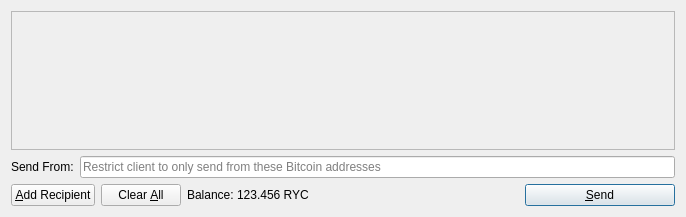
<?xml version="1.0" encoding="UTF-8"?>
<ui version="4.0">
 <class>SendCoinsDialog</class>
 <widget class="QDialog" name="SendCoinsDialog">
  <property name="geometry">
   <rect>
    <x>0</x>
    <y>0</y>
    <width>686</width>
    <height>217</height>
   </rect>
  </property>
  <property name="windowTitle">
   <string>Send Coins</string>
  </property>
  <layout class="QVBoxLayout" name="verticalLayout">
   <item>
    <widget class="QScrollArea" name="scrollArea">
     <property name="widgetResizable">
      <bool>true</bool>
     </property>
     <widget class="QWidget" name="scrollAreaWidgetContents">
      <property name="geometry">
       <rect>
        <x>0</x>
        <y>0</y>
        <width>666</width>
        <height>122</height>
       </rect>
      </property>
      <layout class="QVBoxLayout" name="verticalLayout_2">
       <property name="margin">
        <number>0</number>
       </property>
       <item>
        <layout class="QVBoxLayout" name="entries">
         <property name="spacing">
          <number>6</number>
         </property>
        </layout>
       </item>
       <item>
        <spacer name="verticalSpacer">
         <property name="orientation">
          <enum>Qt::Vertical</enum>
         </property>
         <property name="sizeHint" stdset="0">
          <size>
           <width>20</width>
           <height>40</height>
          </size>
         </property>
        </spacer>
       </item>
      </layout>
     </widget>
    </widget>
   </item>
   <item>
    <layout class="QHBoxLayout" name="sendFromLayout">
     <property name="topMargin">
      <number>0</number>
     </property>
     <item>
      <widget class="QLabel" name="labelSendFrom">
       <property name="text">
        <string>Send From:</string>
       </property>
      </widget>
     </item>
     <item>
      <widget class="QLineEdit" name="sendFrom">
       <property name="inputMask">
        <string/>
       </property>
       <property name="text">
        <string/>
       </property>
       <property name="placeholderText">
        <string>Restrict client to only send from these Bitcoin addresses</string>
       </property>
      </widget>
     </item>
    </layout>
   </item>
   <item>
    <layout class="QHBoxLayout" name="horizontalLayout">
     <item>
      <widget class="QPushButton" name="addButton">
       <property name="toolTip">
        <string>Send to multiple recipients at once</string>
       </property>
       <property name="text">
        <string>&amp;Add Recipient</string>
       </property>
       <property name="icon">
        <iconset resource="../bitcoin.qrc">
         <normaloff>:/icons/add</normaloff>:/icons/add</iconset>
       </property>
       <property name="autoDefault">
        <bool>false</bool>
       </property>
      </widget>
     </item>
     <item>
      <widget class="QPushButton" name="clearButton">
       <property name="sizePolicy">
        <sizepolicy hsizetype="Minimum" vsizetype="Fixed">
         <horstretch>0</horstretch>
         <verstretch>0</verstretch>
        </sizepolicy>
       </property>
       <property name="toolTip">
        <string>Remove all transaction fields</string>
       </property>
       <property name="text">
        <string>Clear &amp;All</string>
       </property>
       <property name="icon">
        <iconset resource="../bitcoin.qrc">
         <normaloff>:/icons/remove</normaloff>:/icons/remove</iconset>
       </property>
       <property name="autoRepeatDelay">
        <number>300</number>
       </property>
       <property name="autoDefault">
        <bool>false</bool>
       </property>
      </widget>
     </item>
     <item>
      <layout class="QHBoxLayout" name="horizontalLayout_2">
       <property name="spacing">
        <number>3</number>
       </property>
       <item>
        <widget class="QLabel" name="label">
         <property name="text">
          <string>Balance:</string>
         </property>
        </widget>
       </item>
       <item>
        <widget class="QLabel" name="labelBalance">
         <property name="cursor">
          <cursorShape>IBeamCursor</cursorShape>
         </property>
         <property name="text">
          <string>123.456 RYC</string>
         </property>
         <property name="textInteractionFlags">
          <set>Qt::LinksAccessibleByMouse|Qt::TextSelectableByKeyboard|Qt::TextSelectableByMouse</set>
         </property>
        </widget>
       </item>
      </layout>
     </item>
     <item>
      <spacer name="horizontalSpacer">
       <property name="orientation">
        <enum>Qt::Horizontal</enum>
       </property>
       <property name="sizeHint" stdset="0">
        <size>
         <width>40</width>
         <height>20</height>
        </size>
       </property>
      </spacer>
     </item>
     <item>
      <widget class="QPushButton" name="sendButton">
       <property name="minimumSize">
        <size>
         <width>150</width>
         <height>0</height>
        </size>
       </property>
       <property name="toolTip">
        <string>Confirm the send action</string>
       </property>
       <property name="text">
        <string>&amp;Send</string>
       </property>
       <property name="icon">
        <iconset resource="../bitcoin.qrc">
         <normaloff>:/icons/send</normaloff>:/icons/send</iconset>
       </property>
       <property name="default">
        <bool>true</bool>
       </property>
      </widget>
     </item>
    </layout>
   </item>
  </layout>
 </widget>
 <resources>
  <include location="../bitcoin.qrc"/>
 </resources>
 <connections/>
</ui>
